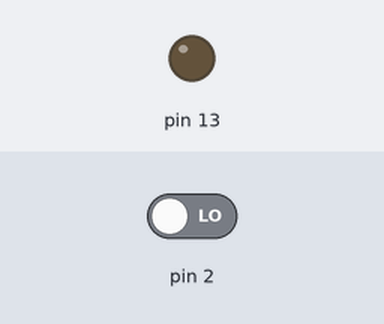
Bench run of a sketch on a simulated Arduino Uno, built with avr-gcc and run on an emulated ATmega328P. Parts: output pins drawn as LEDs (lit = HIGH). The inputs (shaded band) are chosen by the test bench; at power-on: pin 2 LOW.

Above: at 1.2 s.
1.3 s: pin 2 driven HIGH
At 2.5 s:
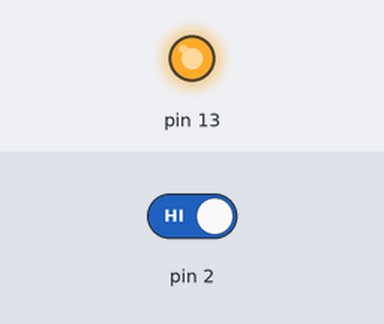
2.8 s: pin 2 driven LOW
At 3.8 s:
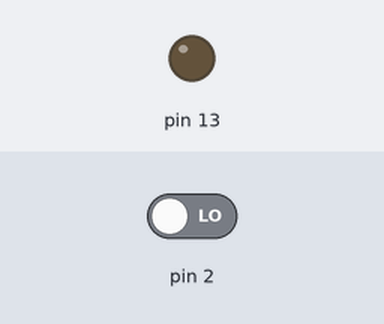
Timing chart, 0 to 5.8 s (numbered marks = the images above; inputs shaded):
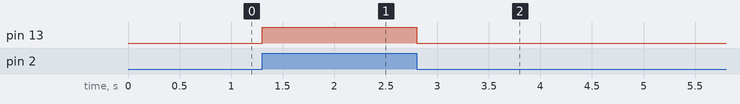

The sketch:

M1T1P.ino
```cpp
bool ledOn;

void setup()
{
  pinMode(2, INPUT);
  pinMode(13, OUTPUT);
}

void loop()
{
  ledOn = digitalRead(2);
  digitalWrite(13, ledOn);
}
```

Measured:
- after the input at 1.3 s, pin 13: LOW → HIGH at once
- after the input at 2.8 s, pin 13: HIGH → LOW at once
